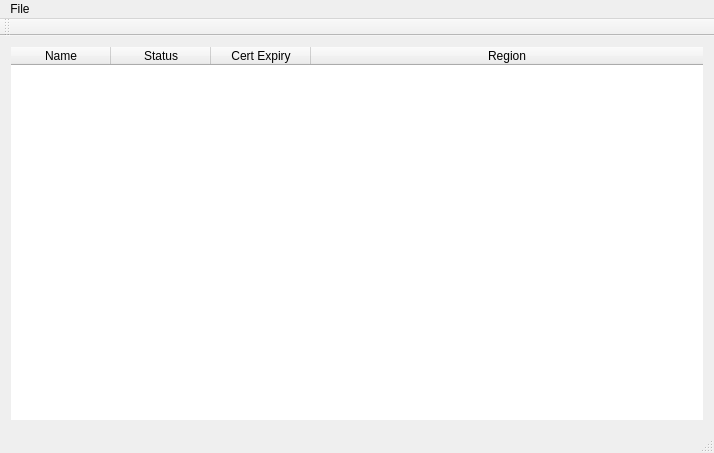
<?xml version="1.0" encoding="UTF-8"?>
<ui version="4.0">
 <class>MainWindow</class>
 <widget class="QMainWindow" name="MainWindow">
  <property name="geometry">
   <rect>
    <x>0</x>
    <y>0</y>
    <width>714</width>
    <height>453</height>
   </rect>
  </property>
  <property name="windowTitle">
   <string>MainWindow</string>
  </property>
  <widget class="QWidget" name="centralWidget">
   <layout class="QHBoxLayout" name="horizontalLayout">
    <item>
     <widget class="QTableWidget" name="tblTechList">
      <property name="frameShape">
       <enum>QFrame::NoFrame</enum>
      </property>
      <property name="sizeAdjustPolicy">
       <enum>QAbstractScrollArea::AdjustIgnored</enum>
      </property>
      <property name="showGrid">
       <bool>true</bool>
      </property>
      <property name="columnCount">
       <number>4</number>
      </property>
      <attribute name="horizontalHeaderVisible">
       <bool>true</bool>
      </attribute>
      <attribute name="horizontalHeaderCascadingSectionResizes">
       <bool>false</bool>
      </attribute>
      <attribute name="horizontalHeaderStretchLastSection">
       <bool>true</bool>
      </attribute>
      <column>
       <property name="text">
        <string>Name</string>
       </property>
      </column>
      <column>
       <property name="text">
        <string>Status</string>
       </property>
      </column>
      <column>
       <property name="text">
        <string>Cert Expiry</string>
       </property>
      </column>
      <column>
       <property name="text">
        <string>Region</string>
       </property>
      </column>
     </widget>
    </item>
   </layout>
  </widget>
  <widget class="QMenuBar" name="menuBar">
   <property name="geometry">
    <rect>
     <x>0</x>
     <y>0</y>
     <width>714</width>
     <height>21</height>
    </rect>
   </property>
   <widget class="QMenu" name="menuFile">
    <property name="title">
     <string>File</string>
    </property>
    <addaction name="actionQuit"/>
   </widget>
   <addaction name="menuFile"/>
  </widget>
  <widget class="QToolBar" name="mainToolBar">
   <attribute name="toolBarArea">
    <enum>TopToolBarArea</enum>
   </attribute>
   <attribute name="toolBarBreak">
    <bool>false</bool>
   </attribute>
  </widget>
  <widget class="QStatusBar" name="statusBar"/>
  <action name="actionQuit">
   <property name="text">
    <string>Quit</string>
   </property>
  </action>
 </widget>
 <layoutdefault spacing="6" margin="11"/>
 <resources/>
 <connections/>
</ui>
